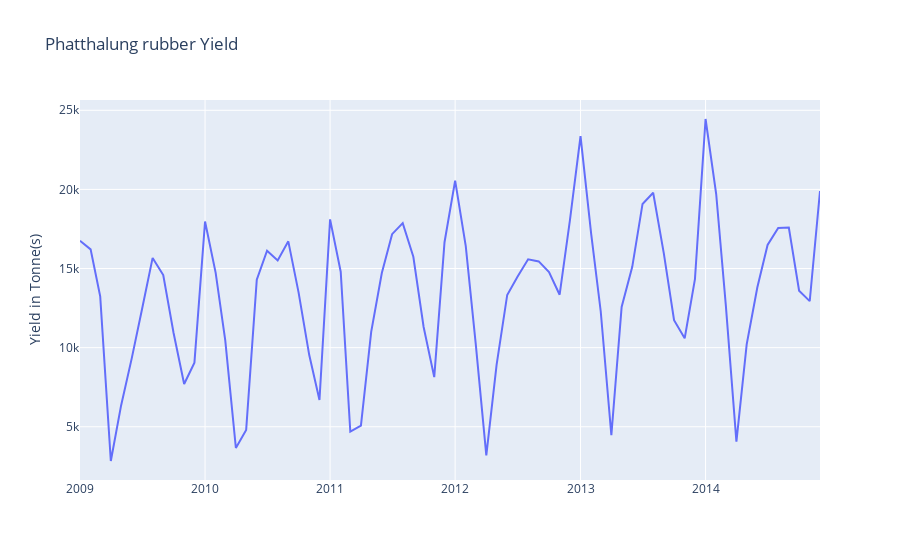

Write notebook code for a chart like this one.
### Code cell
# area = df_group.iloc[N-1].name
area = df_group.iloc[7].name
_, _, df_area = read_yield(yield_file, area, st=st_date, en=en_date)

py.iplot({'data':go.Scatter(x=df_area['ds'], y=df_area['y'], name='y'),
         'layout':dict(title = area + " " + ptype + ' Yield',
                       yaxis = dict(title = 'Yield in Tonne(s)'))
         })
